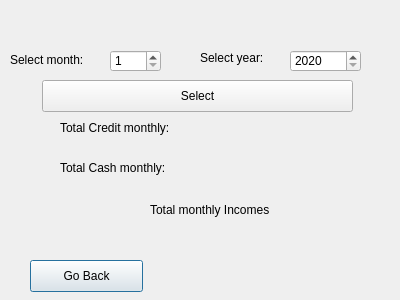
<?xml version="1.0" encoding="UTF-8"?>
<ui version="4.0">
 <class>monthlyincomepage</class>
 <widget class="QDialog" name="monthlyincomepage">
  <property name="geometry">
   <rect>
    <x>0</x>
    <y>0</y>
    <width>400</width>
    <height>300</height>
   </rect>
  </property>
  <property name="windowTitle">
   <string>Dialog</string>
  </property>
  <widget class="QLabel" name="label">
   <property name="geometry">
    <rect>
     <x>10</x>
     <y>50</y>
     <width>91</width>
     <height>20</height>
    </rect>
   </property>
   <property name="text">
    <string>Select month:</string>
   </property>
  </widget>
  <widget class="QLabel" name="label_2">
   <property name="geometry">
    <rect>
     <x>200</x>
     <y>50</y>
     <width>71</width>
     <height>16</height>
    </rect>
   </property>
   <property name="text">
    <string>Select year:</string>
   </property>
  </widget>
  <widget class="QLabel" name="label_3">
   <property name="geometry">
    <rect>
     <x>60</x>
     <y>120</y>
     <width>131</width>
     <height>16</height>
    </rect>
   </property>
   <property name="text">
    <string>Total Credit monthly:</string>
   </property>
  </widget>
  <widget class="QLabel" name="monthlyCredit">
   <property name="geometry">
    <rect>
     <x>230</x>
     <y>120</y>
     <width>60</width>
     <height>16</height>
    </rect>
   </property>
   <property name="text">
    <string/>
   </property>
  </widget>
  <widget class="QLabel" name="label_5">
   <property name="geometry">
    <rect>
     <x>60</x>
     <y>160</y>
     <width>131</width>
     <height>16</height>
    </rect>
   </property>
   <property name="text">
    <string>Total Cash monthly:</string>
   </property>
  </widget>
  <widget class="QLabel" name="monthlyCash">
   <property name="geometry">
    <rect>
     <x>230</x>
     <y>160</y>
     <width>60</width>
     <height>16</height>
    </rect>
   </property>
   <property name="text">
    <string/>
   </property>
  </widget>
  <widget class="QLabel" name="label_7">
   <property name="geometry">
    <rect>
     <x>150</x>
     <y>200</y>
     <width>141</width>
     <height>20</height>
    </rect>
   </property>
   <property name="text">
    <string>Total monthly Incomes</string>
   </property>
  </widget>
  <widget class="QPushButton" name="pushButton">
   <property name="geometry">
    <rect>
     <x>30</x>
     <y>260</y>
     <width>113</width>
     <height>32</height>
    </rect>
   </property>
   <property name="text">
    <string>Go Back</string>
   </property>
  </widget>
  <widget class="QSpinBox" name="monthSelect">
   <property name="geometry">
    <rect>
     <x>110</x>
     <y>50</y>
     <width>51</width>
     <height>22</height>
    </rect>
   </property>
   <property name="minimum">
    <number>1</number>
   </property>
   <property name="maximum">
    <number>12</number>
   </property>
   <property name="value">
    <number>1</number>
   </property>
  </widget>
  <widget class="QSpinBox" name="yearSelect">
   <property name="geometry">
    <rect>
     <x>290</x>
     <y>50</y>
     <width>71</width>
     <height>22</height>
    </rect>
   </property>
   <property name="minimum">
    <number>2020</number>
   </property>
   <property name="maximum">
    <number>2021</number>
   </property>
  </widget>
  <widget class="QLabel" name="monthlyIncomes">
   <property name="geometry">
    <rect>
     <x>190</x>
     <y>230</y>
     <width>60</width>
     <height>16</height>
    </rect>
   </property>
   <property name="text">
    <string/>
   </property>
  </widget>
  <widget class="QPushButton" name="selectedButton">
   <property name="geometry">
    <rect>
     <x>42</x>
     <y>80</y>
     <width>311</width>
     <height>32</height>
    </rect>
   </property>
   <property name="text">
    <string>Select</string>
   </property>
  </widget>
 </widget>
 <resources/>
 <connections/>
</ui>
